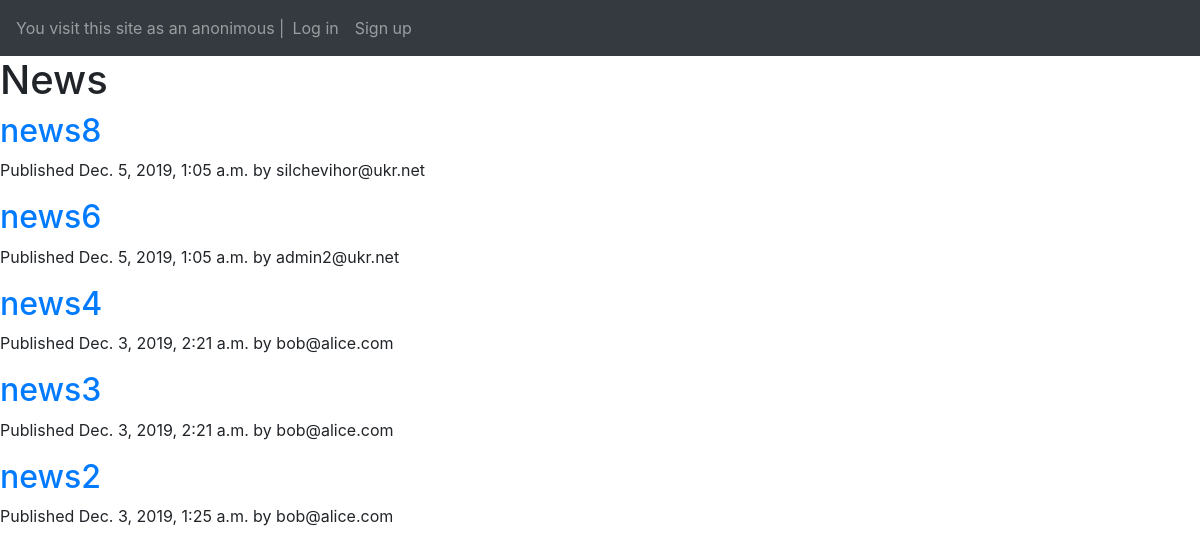
The page / on the database its author committed.
### news_posts/models.py (models this page shows, shortened)
class Post(models.Model):
    title = models.CharField(max_length=250)
    slug = models.SlugField(max_length=250, default='slug-field')
    body = RichTextUploadingField(null=True)
    author = models.ForeignKey(MyUser, on_delete=models.CASCADE, related_name='user_posts')
    status = models.CharField(max_length=50, choices=POST_STATUSES, default=POST_STATUSES[0][0])
    publish = models.DateTimeField(default=datetime.datetime.now())
    created = models.DateTimeField(auto_now_add=True)
    updated = models.DateTimeField(auto_now=True)
    class Meta:
        ordering = ('-created', 'status')
    objects = models.Manager()
    published = PublishedManager()
    def get_absolute_url(self):
        return reverse('news_posts:post_detail', args=[self.publish.year, self.publish.month,
                                                      self.publish.day, self.slug]
                       )

### authuser/models.py (models this page shows, shortened)
class MyUser(AbstractBaseUser):
    email = models.EmailField(
        verbose_name='email',
        max_length=255,
        unique=True,
    )
    group = models.CharField(max_length=50, choices=USER_GROUPS, default=USER_GROUPS[0][0])
    first_name = models.CharField(max_length=50, verbose_name="first name", blank=True)
    last_name = models.CharField(max_length=50, verbose_name="last name", blank=True)
    date_of_birth = models.DateField(null=True)
    is_active = models.BooleanField(default=False)
    is_admin = models.BooleanField(default=False)
    created = models.DateTimeField(auto_now_add=True)
    updated = models.DateTimeField(auto_now=True)
    class Meta:
        ordering = ('-created',)
    objects = MyUserManager()
    USERNAME_FIELD = 'email'
    REQUIRED_FIELDS = ['group', ]
    def __str__(self):
        return self.email

### news_posts/views.py (the view)
# urls.py: path('', views.post_list, name='post_list'),
def	post_list(request):
    posts = Post.published.all()
    return render(request, 'post/list.html', {'posts': posts})

### news_posts/models.py (called while the page is built)
    def get_queryset(self):
        return super(PublishedManager, self).get_queryset().filter(status='APPROVE')

### news_posts/templates/post/list.html (shortened to what this page needs)
{% extends "base.html" %}
{% load bootstrap4 %}
{% load crispy_forms_tags %}
{% load static %}
{% block content %}
    <h1>News</h1>
    {% for	post in	posts %}
        <h2>
            <a href="{{ post.get_absolute_url }}">{{ post.title }}</a>
        </h2>
        <p class="date">
            Published {{ post.publish }} by {{ post.author }}
        </p>
    {% endfor %}
{% endblock %}

### templates/base.html (shortened to what this page needs)
{% load static %}
{% load bootstrap4 %}
<!DOCTYPE html>
<html>
  <head>
    <link rel="stylesheet" href="https://maxcdn.bootstrapcdn.com/bootstrap/4.0.0/css/bootstrap.min.css">
    <link rel="stylesheet" href="https://maxcdn.bootstrapcdn.com/bootstrap/4.4.1/css/bootstrap.min.css">
  </head>
  <body>
    <nav class="navbar navbar-expand-sm bg-dark navbar-dark navbar-static-top padding-top: 232px">
      {% if request.user.is_authenticated %}
        <span class="navbar-text">
          Hello, {{request.user.get_full_name}}  |
        </span>
        <ul class="navbar-nav">
          <li class="nav-item">
            <a class="nav-link" href="{% url 'authuser:signing_out' %}">Log out</a>
          </li>
        </ul>
        <ul class="navbar-nav">
          <li class="nav-item">
            <a class="nav-link" href="{% url 'news_posts:post_create' %}">Post news</a>
          </li>
        </ul>
      {% else %}
        <span class="navbar-text">
          You visit this site as an anonimous  |
        </span>
        <ul class="navbar-nav">
          <li class="nav-item">
            <a class="nav-link" href="{% url 'authuser:signing_in' %}">Log in</a>
          </li>
        </ul>
        <ul class="navbar-nav">
          <li class="nav-item">
            <a class="nav-link" href="{% url 'authuser:signing_up' %}">Sign up</a>
          </li>
        </ul>
      {% endif %}
    </nav>
    <div id="content">
      {% block content %}
      {% endblock %}
    </div>
  </body>
</html>

### rows shown on the page
Post: title "news8", publish "Dec. 5, 2019, 1:05 a.m.", author "silchevihor@ukr.net"
Post: title "news6", publish "Dec. 5, 2019, 1:05 a.m.", author "admin2@ukr.net"
Post: title "news4", publish "Dec. 3, 2019, 2:21 a.m.", author "bob@alice.com"
Post: title "news3", publish "Dec. 3, 2019, 2:21 a.m.", author "bob@alice.com"
Post: title "news2", publish "Dec. 3, 2019, 1:25 a.m.", author "bob@alice.com"
